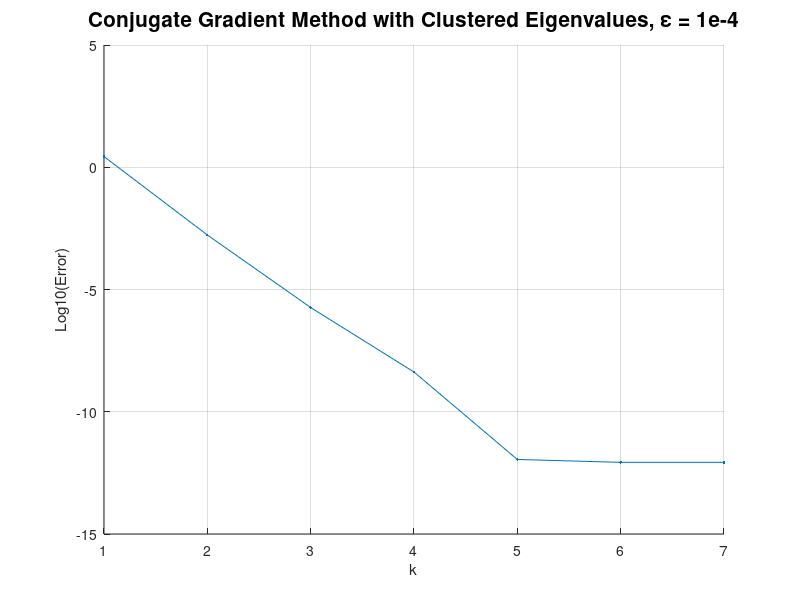

This figure's MATLAB source:
%Conjugate Gradient Method, Numerical Optimization
%Written by Owen Morehead, Oct 22 2021


clc
clear all
close all

max_iters = 1000; %maximum number of iterations
tol = 1e-16;      %tolerance level
n = 1000;         %dimension of matrix A
m = 3;           

%lambda = linspace(10,1000,n); %uniformly distributed eigenvalues from 10 to 1000
%lambda1 = linspace(9,11,m); %first m eigenvalues distributed between 9 and 11
%lambda2 = linspace(999,1001,max_iters-m); %rest of n-m eigenvalues distributed between 999 and 1001
epsilon = 1e-4;
lambda1 = 10 + epsilon*(rand(1,m));
lambda2 = 1000 + epsilon*(rand(1,n-m));

lambda = sort([lambda1,lambda2]);

[Q,R] = qr(rand(n,n)); %QR factorization to create a random orthogonal matrix Q
A = Q'*diag(lambda)*Q; %matrix a is symmetric, positive def

x_g = rand(n,1); %random guess for optimal solution
b = A*x_g;       %b = Ax^*
x = zeros(n,1);
error = zeros(max_iters,1);
error(1) = sqrt((x-x_g)'*A*(x-x_g)); 

k = 0;  
r = A*x - b;  %residual 
p = -r;       %search direction p_k
r_norm = r'*r;   %to be used in algorithm below

analytic_error = zeros(max_iters,1);
analytic_error(1) = sqrt((x-x_g)'*A*(x-x_g));

while norm(r,inf) > tol && k < max_iters
    alpha = r_norm/(p'*A*p);   %calculate step size
    x = x + alpha*p;           %equation for x_{k+1} = x_k + aplha_k*p_k
    r = r + alpha*A*p;         %r_{k+1} = r_{k} + ...
    r_norm_next = r'*r;        
    beta = r_norm_next/r_norm; %beta_{k+1} = r'_{k+1}*r_{k+1}/(r'_k*r_k)
    p = beta*p -r;             %p_{k+1} = beta_{k+1}*p_k - r_{k+1}
    r_norm = r_norm_next;      %redefining r_norm for next iteration
    k = k+1;
    error(k) = sqrt((x-x_g)'*A*(x-x_g));  %error at each iteration
                                          %error = ||x-x^*||^2_A
    %analytic_error(k) = 2 * ((sqrt(max(lambda)/min(lambda)) - 1)/...
        %(sqrt(max(lambda)/min(lambda)) + 1))^k * error(1);                                 
end

grid on; hold on;
plot(1:k,log10(error(1:k)),'.-'); %numerical result
%plot(1:k,log10(analytic_error(1:k)),'.'); %analytical comparision
xlabel('k'); ylabel('Log10(Error)');
title('Conjugate Gradient Method with Clustered Eigenvalues, \epsilon = 1e-4','fontsize',15);
%legend({'Numerical Error','Analytical Error'},'fontsize',15)